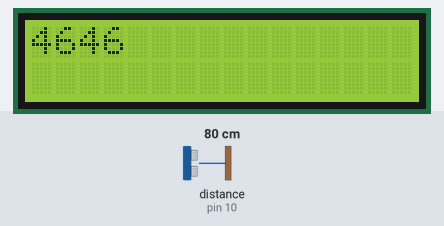
Recording of a sketch running on a simulated Arduino Uno, built with avr-gcc and run on an emulated ATmega328P. Parts: 16×2 character LCD. Wiring (inferred from the names in the program): ultrasonic range finder: trigger pin 9; echo pin 10. The test bench sets the inputs (shaded band); at power-on: distance to the obstacle (sensor on pin 10) 80 cm. The echo pulse lasts 58.3 µs per cm.

Above: at 1.2 s.
1.3 s: distance to the obstacle (sensor on pin 10) set to 2 cm
At 4.0 s:
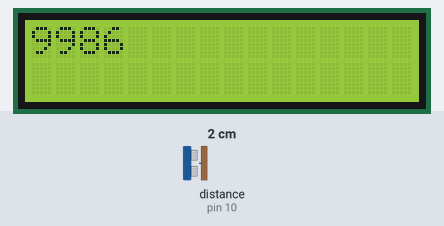

The sketch:

HCSR04_Test_and_Calibrator_2.ino
```cpp
#include<LiquidCrystal.h>
LiquidCrystal lcd(12,11,5,4,3,2);
const int trigpin=9;
const int echopin=10;
int distance,duration;
void setup()
{
  // put your setup code here, to run once:
  lcd.begin(16,2);
  pinMode(trigpin,OUTPUT);
  pinMode(echopin,INPUT);// gives time to go and return
  //Serial.begin(9600);
}

void loop()
{
  // put your main code here, to run repeatedly:
  digitalWrite(trigpin,LOW);
  delayMicroseconds(3);
  digitalWrite(trigpin,HIGH);
  delayMicroseconds(30);
  digitalWrite(trigpin,LOW);
  duration=pulseIn(echopin,HIGH);
  //distance=duration*(0.034/2);
  lcd.setCursor(0,0);
  //lcd.print(distance);
  lcd.print(duration);
  //lcd.print("cm");
  //Serial.print(distance);
  //Serial.print("cm");
}
```
